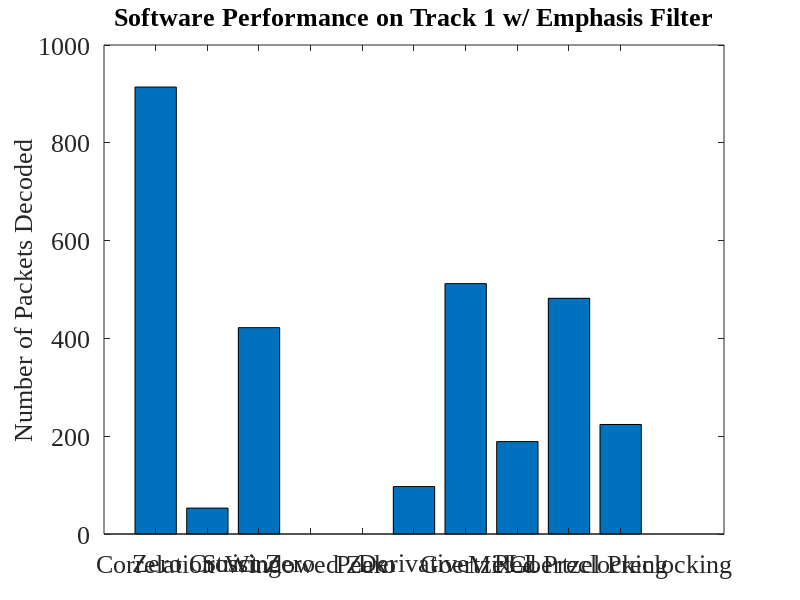

This figure's MATLAB source: (Note: this script raises an error after producing the figure.)
fontSize = 19;
% .wav file	Filtering	Correlation	Zero Xing	Strict Xing	Windowed Zero	Peak	Derivative	Goertzel	PLL	PreClocking	Goertzel Pre
% OT3Test	None        40          35          40          39              3       40          40          40	0           40	
%           Bandpass	40          19          0           0               0       33          40          40	40          28	
%           6db         40          12          40          0               0       14          40          0	39          15	
% Gen200	None        200         200         200         200             200     200         200         200	0           200	
%           Bandpass	200         27          200         0               0       200         200         200	200         106	
%           6db         200         200         200         0               0       200         200         200	200         199	
% OT3WNoise	None        24          0           6           0               0       3           25          21	0           10	
%           Bandpass	24          6           2           0               0       5           23          23	17          11	
%           6db         11          1           9           0               0       4           6           14	6           5	
% LATrack1	None        946         460         568         298             0       543         965         925	0           564	
%           Bandpass	964         536         151         0               0       422         965         654	939         431	
%           6db         914         53          422         0               0       97          512         189	482         224	
% LATrack2	None        639         0           0           162             0       5           608         0	0           390	
%           Bandpass	872         0           0           0               0       0           448         0	939         230	
%           6db         958         209         74          0               0       254         956         0	947         392	

x = [914         53          422         0               0       97          512         189	482         224];
y = ['Correlation' 'Zero Crossing' 'Strict Zero' 'Windowed Zero' 'Peak' 'Derivative' 'Goertzel' 'PLL' 'Mixed Preclocking' 'Goertzel Preclocking'];
f = figure('Position',[0,0,1280,1024]);
set(gcf,'color','w');
bar(x);
filename = 'Software Performance on Track 1 w/ Emphasis Filter';
title(filename);
%xlabel('Devices');
ylabel('Number of Packets Decoded');
set(gca,'XTickLabel',{'Correlation' 'Zero Crossing' 'Strict Zero' 'Windowed Zero' 'Peak' 'Derivative' 'Goertzel' 'PLL' 'Mixed Preclocking' 'Goertzel Preclocking'})
set(gca,'FontSize',fontSize, 'FontName', 'Times New Roman');
set(findall(gcf,'type','text'),'FontSize',fontSize, 'FontName', 'Times New Roman');
rotateXLabels(gca, 45)
set(gca, 'xtick', [])
grid on
saveas(f, strcat('.\..\..\..\rrxthesis\images\',regexprep(filename,'[^\w'']',''),'.png'));
pause();
close(f);
clear all;